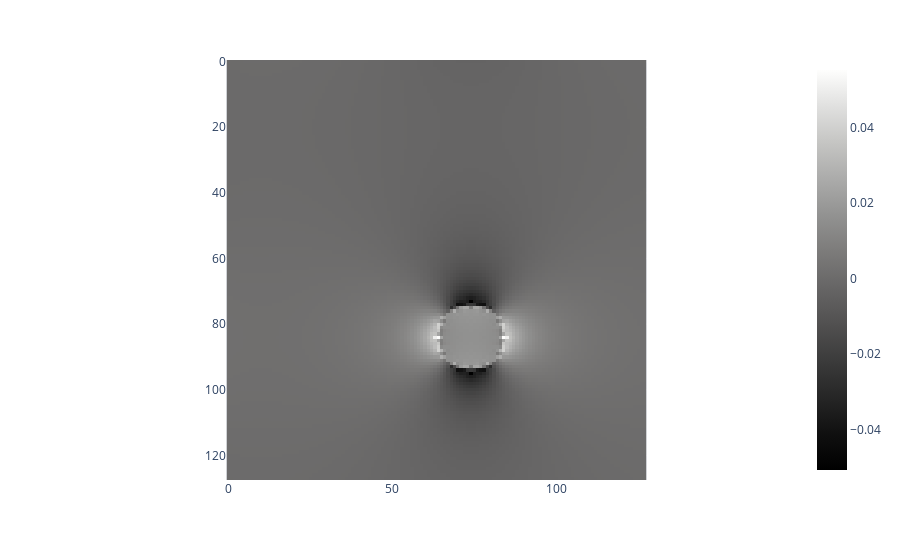

Here is the notebook cell this chart was saved with:
### Code cell
px.imshow(fieldmap[:,:,65],color_continuous_scale='gray')

### Figure 1 — Plotly figure (JSON) as saved in the notebook; plotly's stock layout.template omitted (floating-point values rounded to 4 significant figures; data arrays with more than 128 entries replaced by an {"elided": "..."} marker saying what was removed)
{"data": [{"coloraxis": "coloraxis", "name": "0", "z": {"elided": "128x128 float values"}, "type": "heatmap", "xaxis": "x", "yaxis": "y", "hovertemplate": "x: %{x}<br>y: %{y}<br>color: %{z}<extra></extra>"}], "layout": {"xaxis": {"anchor": "y", "domain": [0, 1], "scaleanchor": "y", "constrain": "domain"}, "yaxis": {"anchor": "x", "domain": [0, 1], "autorange": "reversed", "constrain": "domain"}, "coloraxis": {"colorscale": [[0, "rgb(0, 0, 0)"], [0.09091, "rgb(16, 16, 16)"], [0.1818, "rgb(38, 38, 38)"], [0.2727, "rgb(59, 59, 59)"], [0.3636, "rgb(81, 80, 80)"], [0.4545, "rgb(102, 101, 101)"], [0.5455, "rgb(124, 123, 122)"], [0.6364, "rgb(146, 146, 145)"], [0.7273, "rgb(171, 171, 170)"], [0.8182, "rgb(197, 197, 195)"], [0.9091, "rgb(224, 224, 223)"], [1, "rgb(254, 254, 253)"]]}, "margin": {"t": 60}}}
